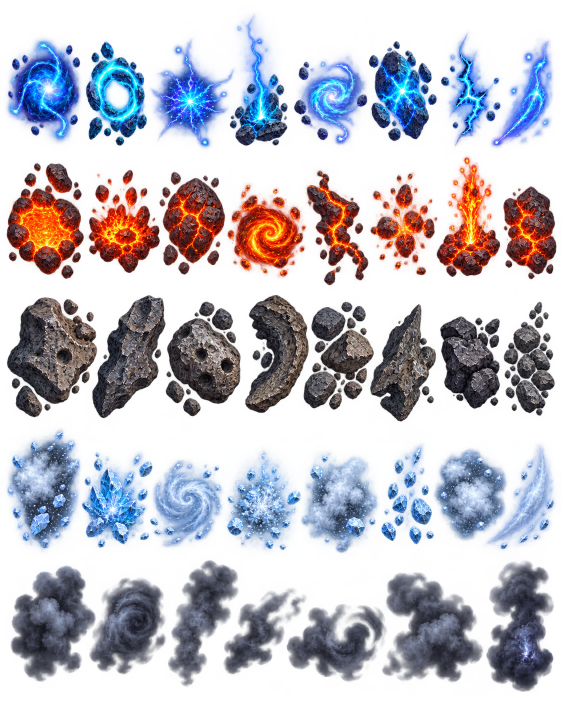
#> input picture assets/pict/solo/EnvironnementsModeSolo.png, 1122 x 1402 px (shown at 1/2 size)
$ python build-solo-bonus-animation-atlas.py
#> lines starting #> are read from the running program, lines starting #| are printed output that depends on the picture
#!/usr/bin/env python3
"""Build the production SOLO offensive-bonus animation atlas.

Authored sources:
- assets/pict/solo/EnvironnementsModeSolo.png (transparent motifs)
- main:/Sprites animés mode solo.png (visual timing/reference only)

Output: assets/pict/solo/SoloBonusAnimations.png
Layout: 4 rows x 8 columns, 192x192 RGBA cells.
Rows: PRISON, GLACE, LAVE, METEORE.
"""
from pathlib import Path
from PIL import Image
import hashlib
import math

ROOT=Path(__file__).resolve().parents[1]
SOURCE=ROOT/"assets/pict/solo/EnvironnementsModeSolo.png"
OUTPUT=ROOT/"assets/pict/solo/SoloBonusAnimations.png"
FRAME=192
COLS=8
ROWS=4
EXPECTED_SOURCE_SHA256="77d05e4c7382ac08b1001b4b33b9fd423b494fa86e068019cfd29626509eec76"


def crop_tight(source, box, pad=4):
    image=source.crop(box)
    alpha=image.getchannel("A")
    bbox=alpha.point(lambda p: 255 if p>10 else 0).getbbox()
    if bbox:
        x0,y0,x1,y1=bbox
        x0=max(0,x0-pad);y0=max(0,y0-pad)
        x1=min(image.width,x1+pad);y1=min(image.height,y1+pad)
        image=image.crop((x0,y0,x1,y1))
    return image


def scaled(image, max_side):
    scale=max_side/max(1,max(image.width,image.height))
    return image.resize((max(1,int(round(image.width*scale))),
                         max(1,int(round(image.height*scale)))),
                        Image.Resampling.LANCZOS)


def paste_center(canvas, image, cx, cy, alpha=1.0, angle=0.0):
    obj=image
    if angle:
        obj=obj.rotate(angle,resample=Image.Resampling.BICUBIC,expand=True)
    if alpha<0.999:
        obj=obj.copy()
        obj.putalpha(obj.getchannel("A").point(lambda p:int(p*alpha)))
    canvas.alpha_composite(obj,(int(round(cx-obj.width/2)),int(round(cy-obj.height/2))))


def build():
    raw=SOURCE.read_bytes()
    actual=hashlib.sha256(raw).hexdigest()
    if actual!=EXPECTED_SOURCE_SHA256:
        raise SystemExit(f"Refuse unknown SOLO source atlas: {actual}")
    source=Image.open(SOURCE).convert("RGBA")
#> source is the input picture: PIL image 1122x1402 RGBA; mean R, G, B, A 57.1, 57, 83.5, 97.8
    if source.size!=(1122,1402):
        raise SystemExit(f"Unexpected SOLO source dimensions: {source.size}")

    rocks=[
        crop_tight(source,(13,594,195,808)),
        crop_tight(source,(184,590,332,837)),
        crop_tight(source,(334,635,481,808)),
        crop_tight(source,(607,614,748,817)),
        crop_tight(source,(740,608,873,843)),
        crop_tight(source,(880,632,1000,818)),
    ]
#> in crop_tight, `bbox=alpha.point(lambda p: 255 if p>10 else 0).getbbox()`: bbox = (0, 0, 182, 214)
#> in crop_tight, `x0,y0,x1,y1=bbox`: x0 = 0; x1 = 182; y1 = 214
    ice_crystal=crop_tight(source,(162,903,306,1096))
    ice_cloud=crop_tight(source,(12,857,162,1104))
    ice_shard=crop_tight(source,(866,887,1112,1100))
    lava=[
        crop_tight(source,(13,326,168,550)),
        crop_tight(source,(175,372,320,546)),
        crop_tight(source,(325,355,451,532)),
        crop_tight(source,(454,366,613,556)),
        crop_tight(source,(611,340,737,561)),
        crop_tight(source,(740,344,876,543)),
        crop_tight(source,(873,312,1001,554)),
    ]
    smoke=[
        crop_tight(source,(21,1131,192,1364)),
        crop_tight(source,(178,1155,333,1349)),
        crop_tight(source,(336,1120,478,1374)),
        crop_tight(source,(446,1176,613,1349)),
        crop_tight(source,(573,1208,774,1364)),
        crop_tight(source,(764,1144,967,1365)),
        crop_tight(source,(972,1121,1108,1384)),
    ]
#> in crop_tight (call 19), `alpha=image.getchannel("A")`:
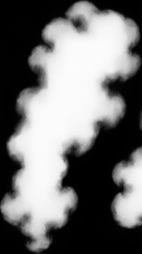
#> alpha: PIL image 142x254 L; min 0, max 252, mean 114.3
#> in crop_tight (call 19), `bbox=alpha.point(lambda p: 255 if p>10 else 0).getbbox()`: bbox = (0, 0, 142, 254)
#> in crop_tight (call 19), `x0,y0,x1,y1=bbox`: x1 = 142; y1 = 254
#> in crop_tight (call 20), `alpha=image.getchannel("A")`:
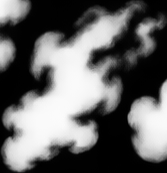
#> alpha: PIL image 167x173 L; min 0, max 252, mean 101.9
#> in crop_tight (call 20), `bbox=alpha.point(lambda p: 255 if p>10 else 0).getbbox()`: bbox = (0, 0, 167, 173)
#> in crop_tight (call 20), `x0,y0,x1,y1=bbox`: x1 = 167; y1 = 173
#> in crop_tight (call 21), `alpha=image.getchannel("A")`:
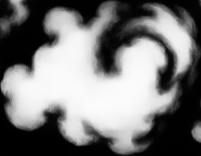
#> alpha: PIL image 201x156 L; min 0, max 252, mean 120.2
#> in crop_tight (call 21), `bbox=alpha.point(lambda p: 255 if p>10 else 0).getbbox()`: bbox = (0, 0, 201, 156)
#> in crop_tight (call 21), `x0,y0,x1,y1=bbox`: x1 = 201; y1 = 156
#> in crop_tight (call 22), `image=source.crop(box)`:
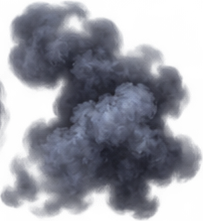
#> image: PIL image 203x221 RGBA; mean R, G, B, A 57.1, 59.5, 71.8, 137.1; transparent parts drawn white
#> in crop_tight (call 22), `alpha=image.getchannel("A")`:
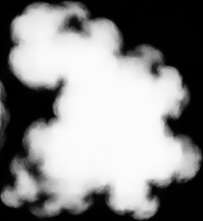
#> alpha: PIL image 203x221 L; min 0, max 252, mean 137.1
#> in crop_tight (call 22), `bbox=alpha.point(lambda p: 255 if p>10 else 0).getbbox()`: bbox = (0, 0, 203, 221)
#> in crop_tight (call 22), `x0,y0,x1,y1=bbox`: x1 = 203; y1 = 221
#> in crop_tight (call 23), `image=source.crop(box)`:
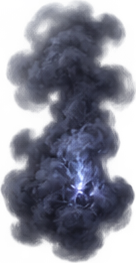
#> image: PIL image 136x263 RGBA; mean R, G, B, A 49.5, 52.6, 70.4, 149.1; transparent parts drawn white
#> in crop_tight (call 23), `alpha=image.getchannel("A")`:
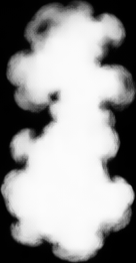
#> alpha: PIL image 136x263 L; min 0, max 253, mean 149.1
#> in crop_tight (call 23), `bbox=alpha.point(lambda p: 255 if p>10 else 0).getbbox()`: bbox = (0, 0, 136, 263)
#> in crop_tight (call 23), `x0,y0,x1,y1=bbox`: x1 = 136; y1 = 263

    atlas=Image.new("RGBA",(COLS*FRAME,ROWS*FRAME),(0,0,0,0))
#> atlas: PIL image 1536x768 RGBA; every value is 0

    # PRISON: fragments fly inward then close into a rocky cage around the boss.
    for frame in range(COLS):
        t=frame/(COLS-1)
        canvas=Image.new("RGBA",(FRAME,FRAME),(0,0,0,0))
        radius=82-34*min(1.0,t*1.15)
        count=4 if frame<2 else 6
        for i in range(count):
            angle=2*math.pi*i/count+.25*(1-t)
            size=(44+18*t)*(.9+.12*((i%3)-1))
            obj=scaled(rocks[i%len(rocks)],size)
            paste_center(canvas,obj,96+math.cos(angle)*radius,96+math.sin(angle)*radius,
                         min(1.0,.55+.5*t),20*math.sin(frame+i))
        if frame>=5:
            for i in range(4):
                angle=math.pi/4+i*math.pi/2
                obj=scaled(rocks[(i+2)%len(rocks)],22+6*(frame-5))
                paste_center(canvas,obj,96+math.cos(angle)*(26-4*(frame-5)),
                             96+math.sin(angle)*(26-4*(frame-5)),.75)
        atlas.alpha_composite(canvas,(frame*FRAME,0))

    # GLACE: frost cloud spreads, crystals grow and lock around the target.
    for frame in range(COLS):
        t=frame/(COLS-1)
        canvas=Image.new("RGBA",(FRAME,FRAME),(0,0,0,0))
        cloud=scaled(ice_cloud,70+80*t)
        paste_center(canvas,cloud,96,96,.35+.35*t,frame*3)
        count=2+int(t*5)
        for i in range(count):
            angle=2*math.pi*i/max(1,count)+.3
            radius=72-22*t
            obj=scaled(ice_crystal,24+28*t*(.7+.3*(i%2)))
            paste_center(canvas,obj,96+math.cos(angle)*radius,96+math.sin(angle)*radius,
                         .65+.35*t,-30+i*55)
        if frame>=5:
            shard=scaled(ice_shard,70+12*(frame-5))
            paste_center(canvas,shard,96,96,.28+.12*(frame-5),frame*10)
        atlas.alpha_composite(canvas,(frame*FRAME,FRAME))

    # LAVE: magma projectiles converge, impact, then flare around the target.
    for frame in range(COLS):
        canvas=Image.new("RGBA",(FRAME,FRAME),(0,0,0,0))
        if frame<4:
            count=3
            radius=75-14*frame
            for i in range(count):
                obj=scaled(lava[(frame+i)%len(lava)],36+8*frame)
                angle=2*math.pi*i/count+frame*.2
                paste_center(canvas,obj,96+math.cos(angle)*radius,96+math.sin(angle)*radius,
                             .75+.06*frame,frame*7+i*13)
        else:
            obj=scaled(lava[(frame+3)%len(lava)],100+14*(frame-4))
            paste_center(canvas,obj,96,96,max(.55,1-.1*(frame-6)),frame*5)
            obj2=scaled(lava[(frame+1)%len(lava)],72+10*(frame-4))
            paste_center(canvas,obj2,96,96,.55,-frame*8)
        atlas.alpha_composite(canvas,(frame*FRAME,2*FRAME))

    # METEORE: rock arrives, impacts, then expands into the authored smoke.
    meteor_rock=rocks[2]
    for frame in range(COLS):
        canvas=Image.new("RGBA",(FRAME,FRAME),(0,0,0,0))
        if frame<=3:
            progress=frame/3
            obj=scaled(meteor_rock,48+20*progress)
            paste_center(canvas,obj,35+61*progress,30+66*progress,1.0,frame*18)
            if frame>0:
                trail=scaled(smoke[min(frame-1,len(smoke)-1)],45+10*frame)
                paste_center(canvas,trail,25+45*progress,20+45*progress,.25+.1*frame)
        else:
            si=min(frame-4,len(smoke)-1)
            cloud=scaled(smoke[si],80+20*(frame-4))
            paste_center(canvas,cloud,96,96,max(.45,1-.1*(frame-4)),(frame-4)*6)
            if frame==4:
                obj=scaled(meteor_rock,76)
                paste_center(canvas,obj,96,96,.85,70)
        atlas.alpha_composite(canvas,(frame*FRAME,3*FRAME))

    OUTPUT.parent.mkdir(parents=True,exist_ok=True)
    atlas.save(OUTPUT,optimize=True)
    print(f"{OUTPUT.relative_to(ROOT)} {atlas.size[0]}x{atlas.size[1]} sha256={hashlib.sha256(OUTPUT.read_bytes()).hexdigest()}")
#| assets/pict/solo/SoloBonusAnimations.png 1536x768 sha256=1a337adb15a6a3901b76da566dcd26a1d2d76c26893864a37a85e97b63950001


if __name__=="__main__":
    build()
